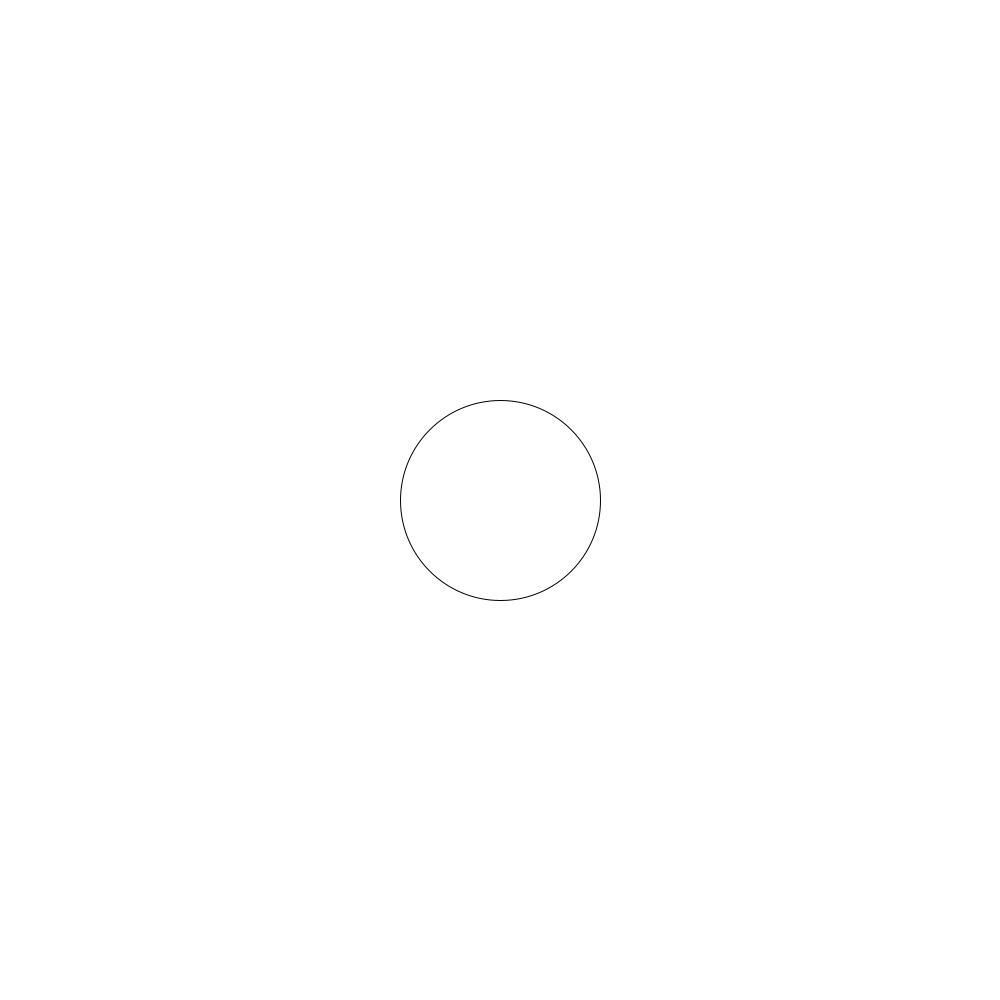
Frame 1 (no input)
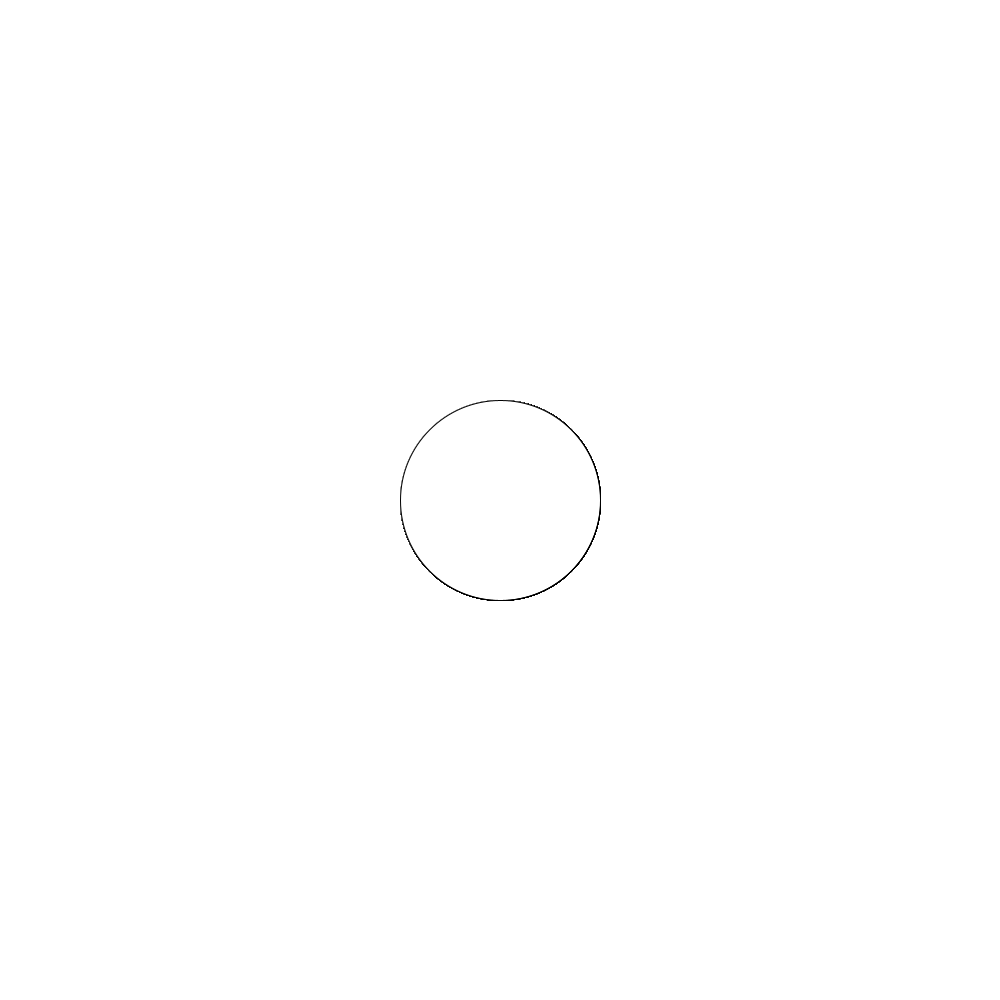
Frame 60 (the mouse pressed at the canvas centre just before this capture)
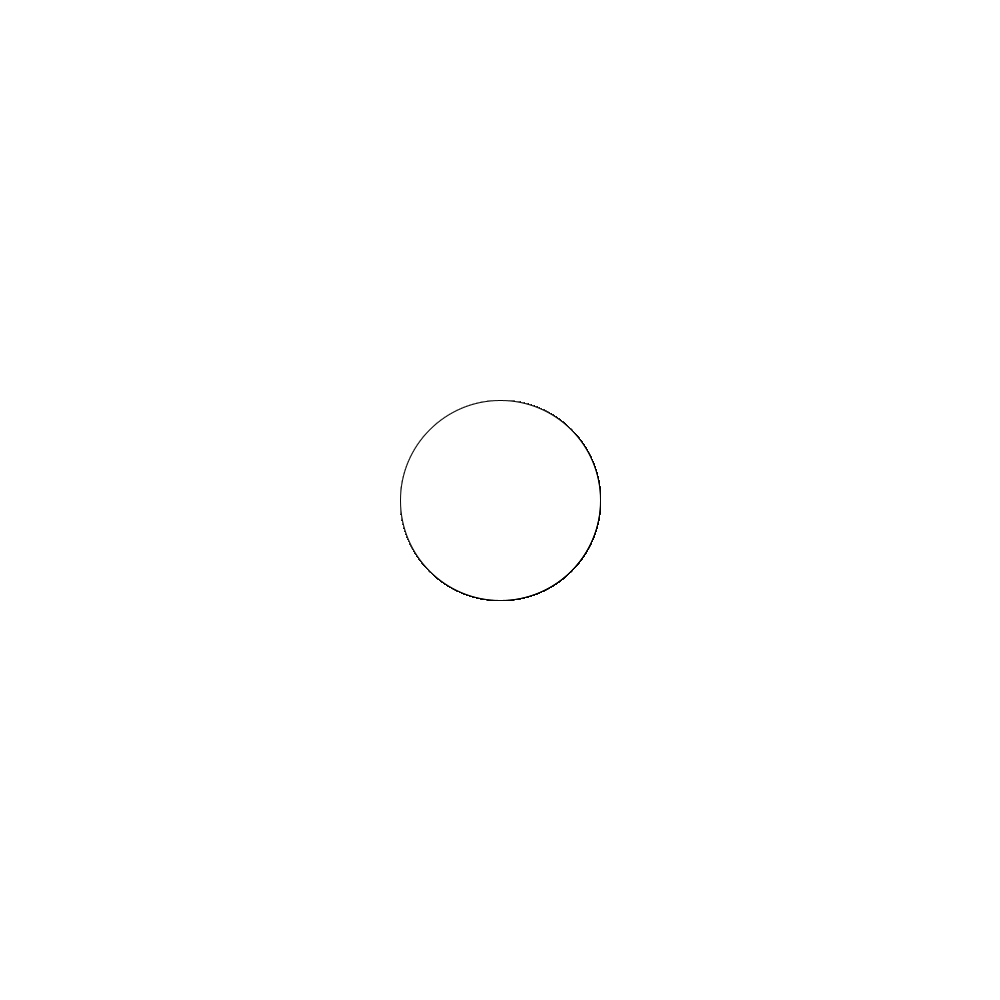
Frame 120 (the mouse held since frame 60 and released just before this capture)

The Processing sketch that drew these frames (run headless with seeded random() and noise(); from frame 60 on, the mouse is pressed at the canvas centre):

// Processing sketch: processingstarter
// ── processingstarter.pde
void setup() {
    size(1000,1000);
    background(255,255,255);
}

void draw() {
    circle(500,500,200);

}
